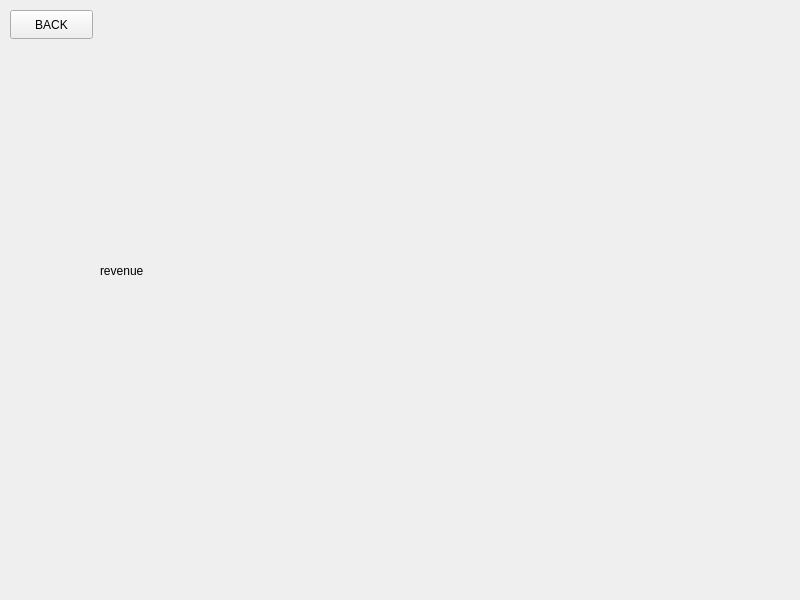
<?xml version="1.0" encoding="UTF-8"?>
<ui version="4.0">
 <class>RevenueWindow</class>
 <widget class="QMainWindow" name="RevenueWindow">
  <property name="geometry">
   <rect>
    <x>0</x>
    <y>0</y>
    <width>800</width>
    <height>600</height>
   </rect>
  </property>
  <property name="windowTitle">
   <string>MainWindow</string>
  </property>
  <widget class="QWidget" name="centralwidget">
   <widget class="QLabel" name="label">
    <property name="geometry">
     <rect>
      <x>100</x>
      <y>100</y>
      <width>591</width>
      <height>341</height>
     </rect>
    </property>
    <property name="text">
     <string>revenue</string>
    </property>
   </widget>
   <widget class="QPushButton" name="pushButton">
    <property name="geometry">
     <rect>
      <x>10</x>
      <y>10</y>
      <width>83</width>
      <height>29</height>
     </rect>
    </property>
    <property name="text">
     <string>BACK</string>
    </property>
   </widget>
  </widget>
 </widget>
 <resources/>
 <connections/>
</ui>
